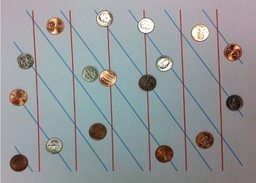
#> input picture Project3/original_imgs/hough.jpg, 256 x 183 px, shrunk from 666 x 477 before the run
$ python part3.py
#> lines starting #> are read from the running program, lines starting #| are printed output that depends on the picture; after the words box and inside, x2 and y2 are one past the last pixel; in counts of white or black regions, pixels touching at a corner belong together
import cv2
import numpy as np
import os
import math

def mkdir(path):
    folder = os.path.exists(path)
    if not folder:
        os.makedirs(path)

def sobelX(img):
    m,n = img.shape
    result = np.zeros(img.shape)
    for i in range(1,m-1):
        for j in range(1,n-1):
            result[i][j] = img[i-1][j+1]+2*img[i][j+1]+img[i+1][j+1]-img[i-1][j-1]-2*img[i][j-1]-img[i+1][j-1]
            if result[i][j] < 0:
                result[i][j] = -result[i][j]
    return result

def sobelY(img):
    m,n = img.shape
    result = np.zeros(img.shape)
    for i in range(1,m-1):
        for j in range(1,n-1):
            result[i][j] = img[i-1][j-1]+2*img[i-1][j-1]+img[i-1][j+1]-img[i+1][j-1]-2*img[i+1][j]-img[i+1][j+1]
            if result[i][j] < 0:
                result[i][j] = -result[i][j]
    return result


def Sobel(img):
    m,n = img.shape
    result = np.zeros(img.shape)
    sobelx = sobelX(img)
    sobely = sobelY(img)
    for i in range(1,m-1):
        for j in range(1,n-1):
            result[i][j] = int(0.5*sobelx[i][j]+0.5*sobely[i][j])
    for i in range(1,m-1):
        for j in range(1,n-1):
            if result[i][j]>100:
                result[i][j] = 255
            else:
                result[i][j] = 0
    return result

def DrawOneLine(theta,r,result):
    rows,cols = result.shape
    for x in range(0,rows):
        y = int((r-x*math.cos(theta))/math.sin(theta))
        if y<cols and y>=0:
            result[x][y] = 255

def DrawRedLines(count,img,threshold):
    rows,cols = img.shape
    result = np.zeros(img.shape).astype(np.uint8)
    for key in count.keys():
        if count[key]<threshold:
            continue
        if key[0]<2:
            DrawOneLine(key[0],key[1],result)
    return result

def DrawBlueLines(count,img,threshold):
    rows,cols = img.shape
    result = np.zeros(img.shape).astype(np.uint8)
    for key in count.keys():
        if count[key]<threshold:
            continue
        if key[0]>2:
            DrawOneLine(key[0],key[1],result)
    return result

def HoughTransform(x,y,theta):
    return x*math.cos(theta)+y*math.sin(theta)

def detectLine(img,threshold,redpath,bluepath):
    edge = Sobel(img)
    edge = edge.astype(np.uint8)
    rows,cols = edge.shape
    count = dict()
    for i in range(0,rows):
        for j in range(0,cols):
            if edge[i][j]<128:
                continue
            theta = 0.1
            while theta<2*math.pi:
                r = HoughTransform(i,j,theta)
                r = int(r)
                if (theta,r) not in count:
                    count[(theta,r)] = 0
                count[(theta,r)] += 1
                theta += 0.1
    redLines = DrawRedLines(count,img,threshold)
    blueLines = DrawBlueLines(count,img,threshold)
    cv2.imwrite(redpath,redLines)
    cv2.imwrite(bluepath,blueLines)
    cv2.waitKey(0)

if __name__ == "__main__":
    folder = "part3_result"
    mkdir(folder)
    hough = cv2.imread("original_imgs/hough.jpg",0)
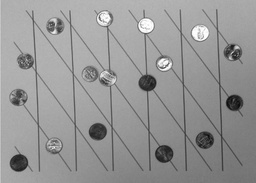
#> hough: shape (183, 256); min 11, max 255, mean 150
    redpath = folder+"/red_line.jpg"
    bluepath = folder+"/blue_line.jpg"
    detectLine(hough,180,redpath,bluepath)
#> after the loop in sobelX, `for i in range(1,m-1):`:
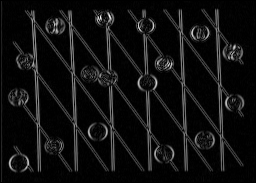
#> result: shape (183, 256) float64; min 0, max 594, mean 38.7; drawn with min black and max white
#> after the loop in sobelY, `for i in range(1,m-1):`:
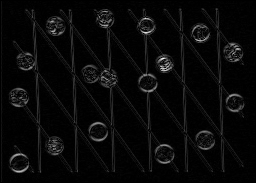
#> result: shape (183, 256) float64; min 0, max 690, mean 25.3; drawn with min black and max white
#> after the loop in Sobel, `for i in range(1,m-1):`:
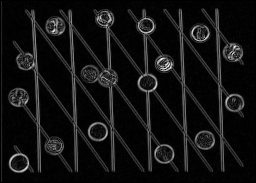
#> result: shape (183, 256) float64; min 0, max 431, mean 32; drawn with min black and max white
#> after the loop in Sobel, `for i in range(1,m-1):`:
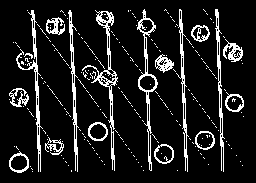
#> result: shape (183, 256) float64; 11.2% white in thin lines or dots, all inside (x1, y1, x2, y2) = (9, 9, 244, 173)
#> in detectLine, `redLines = DrawRedLines(count,img,threshold)`: redLines: shape (183, 256); every value is 0
#> the loop in DrawBlueLines, `for key in count.keys():` made 14670 passes
#> key on passes 1 to 3: (0.1, 23), (0.2, 37), (0.3, 51)

$ run again, with Project3/original_imgs/original_point.jpg copied over Project3/original_imgs/hough.jpg
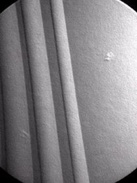
#> input picture Project3/original_imgs/original_point.jpg, 137 x 183 px, shrunk from 357 x 475 before the run
#> after the loop in Sobel, `for i in range(1,m-1):`:
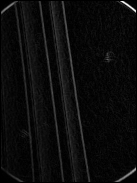
#> result: shape (183, 137) float64; min 0, max 635, mean 29.9; drawn with min black and max white
#> after the loop in Sobel, `for i in range(1,m-1):`:
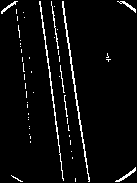
#> result: shape (183, 137) float64; 4.2% white in thin lines or dots
#> edge: shape (183, 137); 4.2% white in thin lines or dots
#> redLines: shape (183, 137); every value is 0
#> the loop in DrawBlueLines, `for key in count.keys():` made 9915 passes
#> key on passes 1 to 3: (0.1, 2), (0.2, 3), (0.3, 5)

$ run again, with Project3/original_imgs/segment.jpg copied over Project3/original_imgs/hough.jpg
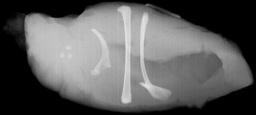
#> input picture Project3/original_imgs/segment.jpg, 256 x 115 px, shrunk from 712 x 321 before the run
#> hough is the input picture: shape (115, 256); min 0, max 230, mean 92.6
#> after the loop in Sobel, `for i in range(1,m-1):`:
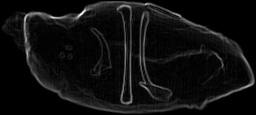
#> result: shape (115, 256) float64; min 0, max 376, mean 22.5; drawn with min black and max white
#> after the loop in Sobel, `for i in range(1,m-1):`:
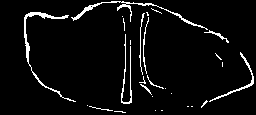
#> result: shape (115, 256) float64; 5% white in thin lines or dots, all inside (x1, y1, x2, y2) = (24, 1, 254, 113)
#> redLines: shape (115, 256); every value is 0
#> the loop in DrawBlueLines, `for key in count.keys():` made 11139 passes
#> key on passes 1 to 3: (0.1, 12), (0.2, 23), (0.3, 33)
